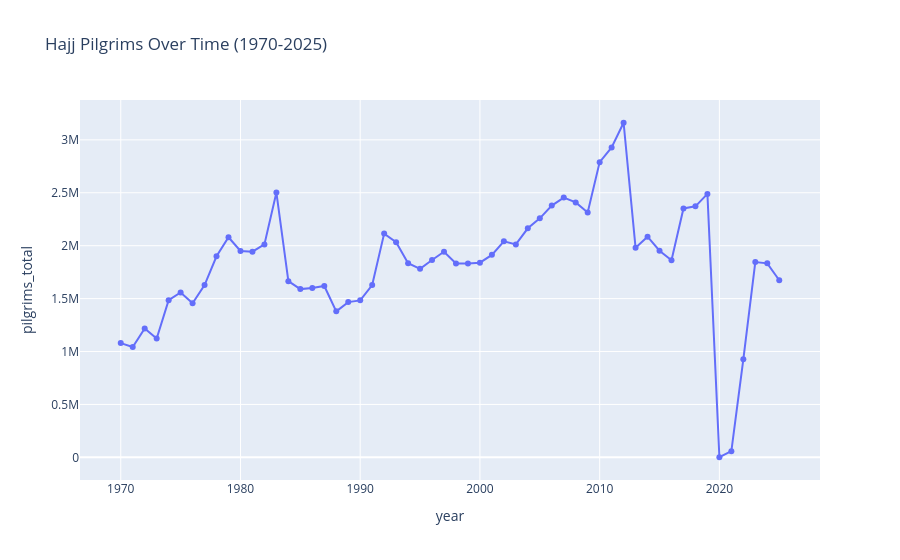

Source (notebook cell):
### Code cell
fig = px.line(df, x='year', y='pilgrims_total', title='Hajj Pilgrims Over Time (1970-2025)', markers=True)
fig.show()

### Figure 1 — Plotly figure (JSON) as saved in the notebook; plotly's stock layout.template omitted (floating-point values rounded to 4 significant figures)
{"data": [{"hovertemplate": "year=%{x}<br>pilgrims_total=%{y}<extra></extra>", "legendgroup": "", "line": {"color": "#636efa", "dash": "solid"}, "marker": {"symbol": "circle"}, "mode": "lines+markers", "name": "", "orientation": "v", "showlegend": false, "type": "scatter", "x": [1970, 1971, 1972, 1973, 1974, 1975, 1976, 1977, 1978, 1979, 1980, 1981, 1982, 1983, 1984, 1985, 1986, 1987, 1988, 1989, 1990, 1991, 1992, 1993, 1994, 1995, 1996, 1997, 1998, 1999, 2000, 2001, 2002, 2003, 2004, 2005, 2006, 2007, 2008, 2009, 2010, 2011, 2012, 2013, 2014, 2015, 2016, 2017, 2018, 2019, 2020, 2021, 2022, 2023, 2024, 2025], "xaxis": "x", "y": [1079760, 1042027, 1216951, 1122545, 1484975, 1557867, 1456432, 1627589, 1899420, 2079689, 1949634, 1943180, 2011555, 2501706, 1664478, 1589776, 1600475, 1619324, 1379556, 1466995, 1483294, 1628186, 2114217, 2033353, 1834780, 1781370, 1865234, 1942851, 1832114, 1831998, 1839154, 1913263, 2041129, 2012074, 2164469, 2258050, 2378636, 2454325, 2408849, 2313278, 2789399, 2927717, 3161573, 1980249, 2085238, 1952817, 1862909, 2352122, 2371675, 2489406, 1000, 58745, 926062, 1845045, 1833164, 1673230], "yaxis": "y"}], "layout": {"legend": {"tracegroupgap": 0}, "title": {"text": "Hajj Pilgrims Over Time (1970-2025)"}, "xaxis": {"anchor": "y", "domain": [0, 1], "title": {"text": "year"}}, "yaxis": {"anchor": "x", "domain": [0, 1], "title": {"text": "pilgrims_total"}}}}
